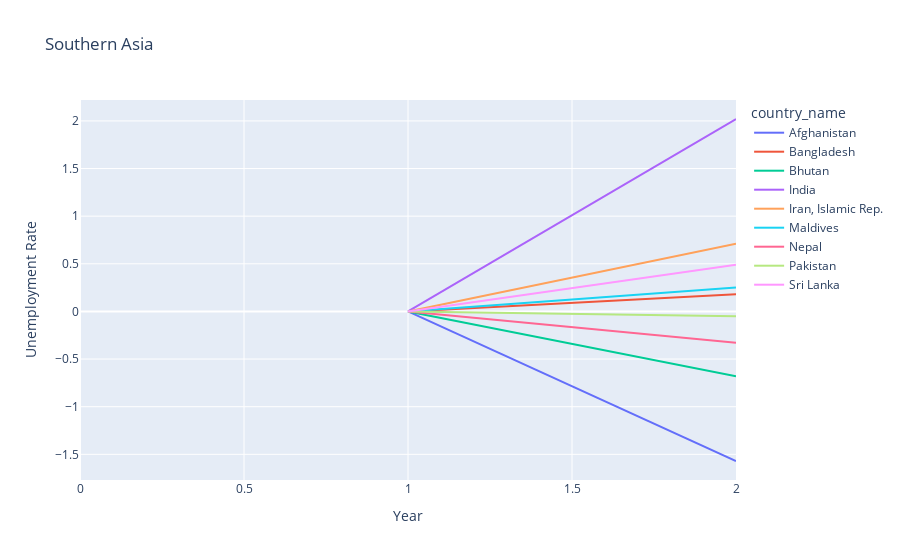
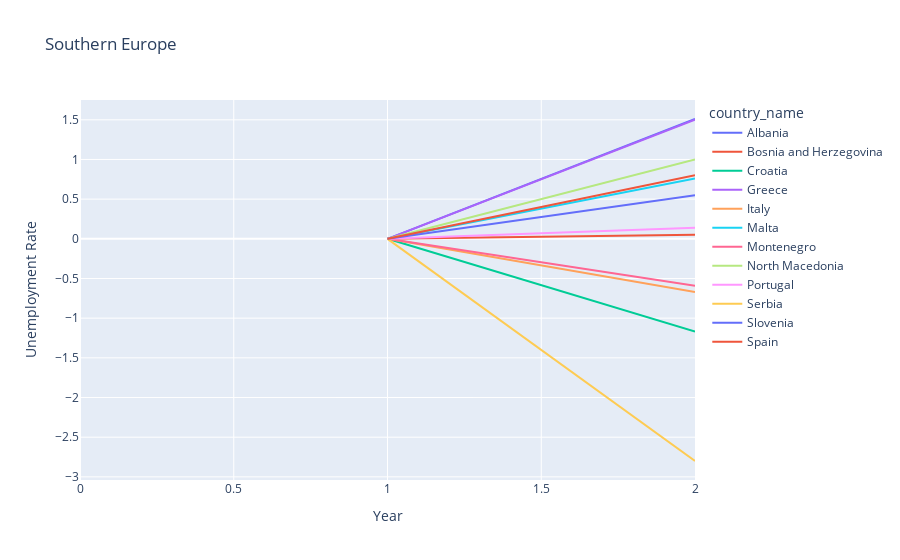
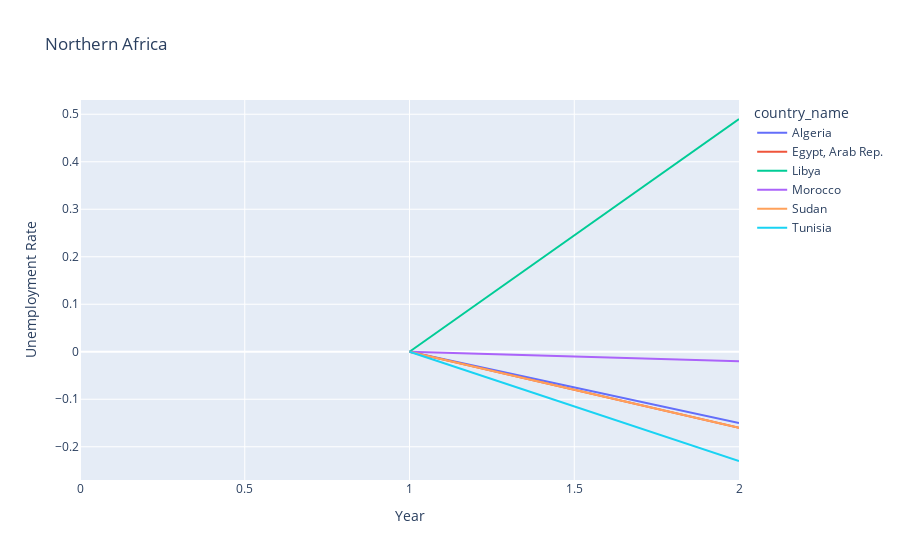
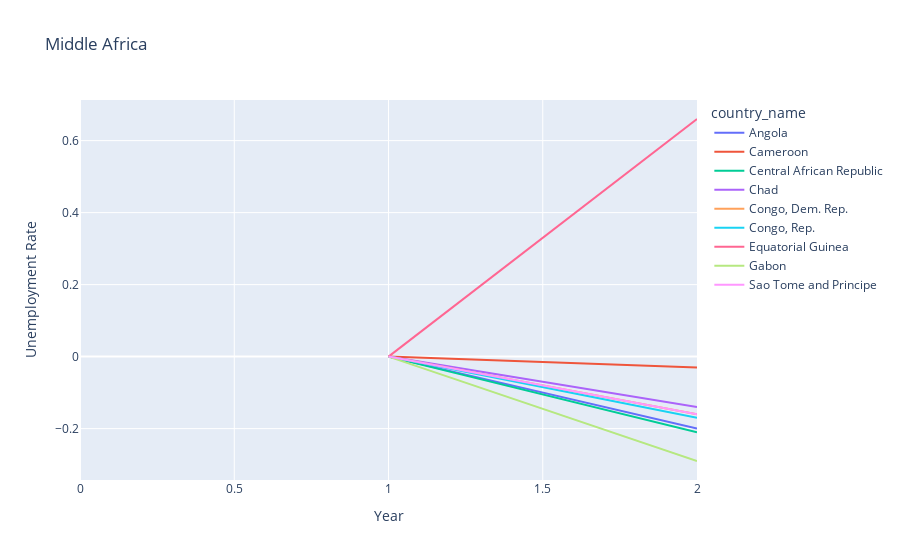

These figures' notebook cell, in order:
### Code cell
#for i in range(len(sub_regions)):
for i in range(len(sub_regions)):
    fig = px.line(data_n[countries[i]],title = sub_regions[i],labels={
        'index':'Year','value':'Unemployment Rate'
    })
    fig.show()

### Figure 1 — Plotly figure (JSON) as saved in the notebook; plotly's stock layout.template omitted (floating-point values rounded to 4 significant figures)
{"data": [{"hovertemplate": "country_name=Afghanistan<br>Year=%{x}<br>Unemployment Rate=%{y}<extra></extra>", "legendgroup": "Afghanistan", "line": {"color": "#636efa", "dash": "solid"}, "marker": {"symbol": "circle"}, "mode": "lines", "name": "Afghanistan", "orientation": "v", "showlegend": true, "type": "scatter", "x": [0, 1, 2], "xaxis": "x", "y": ["AFG", 0, -1.57], "yaxis": "y"}, {"hovertemplate": "country_name=Bangladesh<br>Year=%{x}<br>Unemployment Rate=%{y}<extra></extra>", "legendgroup": "Bangladesh", "line": {"color": "#EF553B", "dash": "solid"}, "marker": {"symbol": "circle"}, "mode": "lines", "name": "Bangladesh", "orientation": "v", "showlegend": true, "type": "scatter", "x": [0, 1, 2], "xaxis": "x", "y": ["BGD", 0, 0.18], "yaxis": "y"}, {"hovertemplate": "country_name=Bhutan<br>Year=%{x}<br>Unemployment Rate=%{y}<extra></extra>", "legendgroup": "Bhutan", "line": {"color": "#00cc96", "dash": "solid"}, "marker": {"symbol": "circle"}, "mode": "lines", "name": "Bhutan", "orientation": "v", "showlegend": true, "type": "scatter", "x": [0, 1, 2], "xaxis": "x", "y": ["BTN", 0, -0.68], "yaxis": "y"}, {"hovertemplate": "country_name=India<br>Year=%{x}<br>Unemployment Rate=%{y}<extra></extra>", "legendgroup": "India", "line": {"color": "#ab63fa", "dash": "solid"}, "marker": {"symbol": "circle"}, "mode": "lines", "name": "India", "orientation": "v", "showlegend": true, "type": "scatter", "x": [0, 1, 2], "xaxis": "x", "y": ["IND", 0, 2.02], "yaxis": "y"}, {"hovertemplate": "country_name=Iran, Islamic Rep.<br>Year=%{x}<br>Unemployment Rate=%{y}<extra></extra>", "legendgroup": "Iran, Islamic Rep.", "line": {"color": "#FFA15A", "dash": "solid"}, "marker": {"symbol": "circle"}, "mode": "lines", "name": "Iran, Islamic Rep.", "orientation": "v", "showlegend": true, "type": "scatter", "x": [0, 1, 2], "xaxis": "x", "y": ["IRN", 0, 0.71], "yaxis": "y"}, {"hovertemplate": "country_name=Maldives<br>Year=%{x}<br>Unemployment Rate=%{y}<extra></extra>", "legendgroup": "Maldives", "line": {"color": "#19d3f3", "dash": "solid"}, "marker": {"symbol": "circle"}, "mode": "lines", "name": "Maldives", "orientation": "v", "showlegend": true, "type": "scatter", "x": [0, 1, 2], "xaxis": "x", "y": ["MDV", 0, 0.25], "yaxis": "y"}, {"hovertemplate": "country_name=Nepal<br>Year=%{x}<br>Unemployment Rate=%{y}<extra></extra>", "legendgroup": "Nepal", "line": {"color": "#FF6692", "dash": "solid"}, "marker": {"symbol": "circle"}, "mode": "lines", "name": "Nepal", "orientation": "v", "showlegend": true, "type": "scatter", "x": [0, 1, 2], "xaxis": "x", "y": ["NPL", 0, -0.33], "yaxis": "y"}, {"hovertemplate": "country_name=Pakistan<br>Year=%{x}<br>Unemployment Rate=%{y}<extra></extra>", "legendgroup": "Pakistan", "line": {"color": "#B6E880", "dash": "solid"}, "marker": {"symbol": "circle"}, "mode": "lines", "name": "Pakistan", "orientation": "v", "showlegend": true, "type": "scatter", "x": [0, 1, 2], "xaxis": "x", "y": ["PAK", 0, -0.05], "yaxis": "y"}, {"hovertemplate": "country_name=Sri Lanka<br>Year=%{x}<br>Unemployment Rate=%{y}<extra></extra>", "legendgroup": "Sri Lanka", "line": {"color": "#FF97FF", "dash": "solid"}, "marker": {"symbol": "circle"}, "mode": "lines", "name": "Sri Lanka", "orientation": "v", "showlegend": true, "type": "scatter", "x": [0, 1, 2], "xaxis": "x", "y": ["LKA", 0, 0.49], "yaxis": "y"}], "layout": {"legend": {"title": {"text": "country_name"}, "tracegroupgap": 0}, "title": {"text": "Southern Asia"}, "xaxis": {"anchor": "y", "domain": [0, 1], "title": {"text": "Year"}}, "yaxis": {"anchor": "x", "domain": [0, 1], "title": {"text": "Unemployment Rate"}}}}

### Figure 2 — Plotly figure (JSON) as saved in the notebook; plotly's stock layout.template omitted (floating-point values rounded to 4 significant figures)
{"data": [{"hovertemplate": "country_name=Albania<br>Year=%{x}<br>Unemployment Rate=%{y}<extra></extra>", "legendgroup": "Albania", "line": {"color": "#636efa", "dash": "solid"}, "marker": {"symbol": "circle"}, "mode": "lines", "name": "Albania", "orientation": "v", "showlegend": true, "type": "scatter", "x": [0, 1, 2], "xaxis": "x", "y": ["ALB", 0, 1.51], "yaxis": "y"}, {"hovertemplate": "country_name=Bosnia and Herzegovina<br>Year=%{x}<br>Unemployment Rate=%{y}<extra></extra>", "legendgroup": "Bosnia and Herzegovina", "line": {"color": "#EF553B", "dash": "solid"}, "marker": {"symbol": "circle"}, "mode": "lines", "name": "Bosnia and Herzegovina", "orientation": "v", "showlegend": true, "type": "scatter", "x": [0, 1, 2], "xaxis": "x", "y": ["BIH", 0, 0.05], "yaxis": "y"}, {"hovertemplate": "country_name=Croatia<br>Year=%{x}<br>Unemployment Rate=%{y}<extra></extra>", "legendgroup": "Croatia", "line": {"color": "#00cc96", "dash": "solid"}, "marker": {"symbol": "circle"}, "mode": "lines", "name": "Croatia", "orientation": "v", "showlegend": true, "type": "scatter", "x": [0, 1, 2], "xaxis": "x", "y": ["HRV", 0, -1.17], "yaxis": "y"}, {"hovertemplate": "country_name=Greece<br>Year=%{x}<br>Unemployment Rate=%{y}<extra></extra>", "legendgroup": "Greece", "line": {"color": "#ab63fa", "dash": "solid"}, "marker": {"symbol": "circle"}, "mode": "lines", "name": "Greece", "orientation": "v", "showlegend": true, "type": "scatter", "x": [0, 1, 2], "xaxis": "x", "y": ["GRC", 0, 1.5], "yaxis": "y"}, {"hovertemplate": "country_name=Italy<br>Year=%{x}<br>Unemployment Rate=%{y}<extra></extra>", "legendgroup": "Italy", "line": {"color": "#FFA15A", "dash": "solid"}, "marker": {"symbol": "circle"}, "mode": "lines", "name": "Italy", "orientation": "v", "showlegend": true, "type": "scatter", "x": [0, 1, 2], "xaxis": "x", "y": ["ITA", 0, -0.67], "yaxis": "y"}, {"hovertemplate": "country_name=Malta<br>Year=%{x}<br>Unemployment Rate=%{y}<extra></extra>", "legendgroup": "Malta", "line": {"color": "#19d3f3", "dash": "solid"}, "marker": {"symbol": "circle"}, "mode": "lines", "name": "Malta", "orientation": "v", "showlegend": true, "type": "scatter", "x": [0, 1, 2], "xaxis": "x", "y": ["MLT", 0, 0.76], "yaxis": "y"}, {"hovertemplate": "country_name=Montenegro<br>Year=%{x}<br>Unemployment Rate=%{y}<extra></extra>", "legendgroup": "Montenegro", "line": {"color": "#FF6692", "dash": "solid"}, "marker": {"symbol": "circle"}, "mode": "lines", "name": "Montenegro", "orientation": "v", "showlegend": true, "type": "scatter", "x": [0, 1, 2], "xaxis": "x", "y": ["MNE", 0, -0.59], "yaxis": "y"}, {"hovertemplate": "country_name=North Macedonia<br>Year=%{x}<br>Unemployment Rate=%{y}<extra></extra>", "legendgroup": "North Macedonia", "line": {"color": "#B6E880", "dash": "solid"}, "marker": {"symbol": "circle"}, "mode": "lines", "name": "North Macedonia", "orientation": "v", "showlegend": true, "type": "scatter", "x": [0, 1, 2], "xaxis": "x", "y": ["MKD", 0, 1], "yaxis": "y"}, {"hovertemplate": "country_name=Portugal<br>Year=%{x}<br>Unemployment Rate=%{y}<extra></extra>", "legendgroup": "Portugal", "line": {"color": "#FF97FF", "dash": "solid"}, "marker": {"symbol": "circle"}, "mode": "lines", "name": "Portugal", "orientation": "v", "showlegend": true, "type": "scatter", "x": [0, 1, 2], "xaxis": "x", "y": ["PRT", 0, 0.14], "yaxis": "y"}, {"hovertemplate": "country_name=Serbia<br>Year=%{x}<br>Unemployment Rate=%{y}<extra></extra>", "legendgroup": "Serbia", "line": {"color": "#FECB52", "dash": "solid"}, "marker": {"symbol": "circle"}, "mode": "lines", "name": "Serbia", "orientation": "v", "showlegend": true, "type": "scatter", "x": [0, 1, 2], "xaxis": "x", "y": ["SRB", 0, -2.8], "yaxis": "y"}, {"hovertemplate": "country_name=Slovenia<br>Year=%{x}<br>Unemployment Rate=%{y}<extra></extra>", "legendgroup": "Slovenia", "line": {"color": "#636efa", "dash": "solid"}, "marker": {"symbol": "circle"}, "mode": "lines", "name": "Slovenia", "orientation": "v", "showlegend": true, "type": "scatter", "x": [0, 1, 2], "xaxis": "x", "y": ["SVN", 0, 0.55], "yaxis": "y"}, {"hovertemplate": "country_name=Spain<br>Year=%{x}<br>Unemployment Rate=%{y}<extra></extra>", "legendgroup": "Spain", "line": {"color": "#EF553B", "dash": "solid"}, "marker": {"symbol": "circle"}, "mode": "lines", "name": "Spain", "orientation": "v", "showlegend": true, "type": "scatter", "x": [0, 1, 2], "xaxis": "x", "y": ["ESP", 0, 0.8], "yaxis": "y"}], "layout": {"legend": {"title": {"text": "country_name"}, "tracegroupgap": 0}, "title": {"text": "Southern Europe"}, "xaxis": {"anchor": "y", "domain": [0, 1], "title": {"text": "Year"}}, "yaxis": {"anchor": "x", "domain": [0, 1], "title": {"text": "Unemployment Rate"}}}}

### Figure 3 — Plotly figure (JSON) as saved in the notebook; plotly's stock layout.template omitted (floating-point values rounded to 4 significant figures)
{"data": [{"hovertemplate": "country_name=Algeria<br>Year=%{x}<br>Unemployment Rate=%{y}<extra></extra>", "legendgroup": "Algeria", "line": {"color": "#636efa", "dash": "solid"}, "marker": {"symbol": "circle"}, "mode": "lines", "name": "Algeria", "orientation": "v", "showlegend": true, "type": "scatter", "x": [0, 1, 2], "xaxis": "x", "y": ["DZA", 0, -0.15], "yaxis": "y"}, {"hovertemplate": "country_name=Egypt, Arab Rep.<br>Year=%{x}<br>Unemployment Rate=%{y}<extra></extra>", "legendgroup": "Egypt, Arab Rep.", "line": {"color": "#EF553B", "dash": "solid"}, "marker": {"symbol": "circle"}, "mode": "lines", "name": "Egypt, Arab Rep.", "orientation": "v", "showlegend": true, "type": "scatter", "x": [0, 1, 2], "xaxis": "x", "y": ["EGY", 0, -0.16], "yaxis": "y"}, {"hovertemplate": "country_name=Libya<br>Year=%{x}<br>Unemployment Rate=%{y}<extra></extra>", "legendgroup": "Libya", "line": {"color": "#00cc96", "dash": "solid"}, "marker": {"symbol": "circle"}, "mode": "lines", "name": "Libya", "orientation": "v", "showlegend": true, "type": "scatter", "x": [0, 1, 2], "xaxis": "x", "y": ["LBY", 0, 0.49], "yaxis": "y"}, {"hovertemplate": "country_name=Morocco<br>Year=%{x}<br>Unemployment Rate=%{y}<extra></extra>", "legendgroup": "Morocco", "line": {"color": "#ab63fa", "dash": "solid"}, "marker": {"symbol": "circle"}, "mode": "lines", "name": "Morocco", "orientation": "v", "showlegend": true, "type": "scatter", "x": [0, 1, 2], "xaxis": "x", "y": ["MAR", 0, -0.02], "yaxis": "y"}, {"hovertemplate": "country_name=Sudan<br>Year=%{x}<br>Unemployment Rate=%{y}<extra></extra>", "legendgroup": "Sudan", "line": {"color": "#FFA15A", "dash": "solid"}, "marker": {"symbol": "circle"}, "mode": "lines", "name": "Sudan", "orientation": "v", "showlegend": true, "type": "scatter", "x": [0, 1, 2], "xaxis": "x", "y": ["SDN", 0, -0.16], "yaxis": "y"}, {"hovertemplate": "country_name=Tunisia<br>Year=%{x}<br>Unemployment Rate=%{y}<extra></extra>", "legendgroup": "Tunisia", "line": {"color": "#19d3f3", "dash": "solid"}, "marker": {"symbol": "circle"}, "mode": "lines", "name": "Tunisia", "orientation": "v", "showlegend": true, "type": "scatter", "x": [0, 1, 2], "xaxis": "x", "y": ["TUN", 0, -0.23], "yaxis": "y"}], "layout": {"legend": {"title": {"text": "country_name"}, "tracegroupgap": 0}, "title": {"text": "Northern Africa"}, "xaxis": {"anchor": "y", "domain": [0, 1], "title": {"text": "Year"}}, "yaxis": {"anchor": "x", "domain": [0, 1], "title": {"text": "Unemployment Rate"}}}}

### Figure 4 — Plotly figure (JSON) as saved in the notebook; plotly's stock layout.template omitted (floating-point values rounded to 4 significant figures)
{"data": [{"hovertemplate": "country_name=Angola<br>Year=%{x}<br>Unemployment Rate=%{y}<extra></extra>", "legendgroup": "Angola", "line": {"color": "#636efa", "dash": "solid"}, "marker": {"symbol": "circle"}, "mode": "lines", "name": "Angola", "orientation": "v", "showlegend": true, "type": "scatter", "x": [0, 1, 2], "xaxis": "x", "y": ["AGO", 0, -0.2], "yaxis": "y"}, {"hovertemplate": "country_name=Cameroon<br>Year=%{x}<br>Unemployment Rate=%{y}<extra></extra>", "legendgroup": "Cameroon", "line": {"color": "#EF553B", "dash": "solid"}, "marker": {"symbol": "circle"}, "mode": "lines", "name": "Cameroon", "orientation": "v", "showlegend": true, "type": "scatter", "x": [0, 1, 2], "xaxis": "x", "y": ["CMR", 0, -0.03], "yaxis": "y"}, {"hovertemplate": "country_name=Central African Republic<br>Year=%{x}<br>Unemployment Rate=%{y}<extra></extra>", "legendgroup": "Central African Republic", "line": {"color": "#00cc96", "dash": "solid"}, "marker": {"symbol": "circle"}, "mode": "lines", "name": "Central African Republic", "orientation": "v", "showlegend": true, "type": "scatter", "x": [0, 1, 2], "xaxis": "x", "y": ["CAF", 0, -0.21], "yaxis": "y"}, {"hovertemplate": "country_name=Chad<br>Year=%{x}<br>Unemployment Rate=%{y}<extra></extra>", "legendgroup": "Chad", "line": {"color": "#ab63fa", "dash": "solid"}, "marker": {"symbol": "circle"}, "mode": "lines", "name": "Chad", "orientation": "v", "showlegend": true, "type": "scatter", "x": [0, 1, 2], "xaxis": "x", "y": ["TCD", 0, -0.14], "yaxis": "y"}, {"hovertemplate": "country_name=Congo, Dem. Rep.<br>Year=%{x}<br>Unemployment Rate=%{y}<extra></extra>", "legendgroup": "Congo, Dem. Rep.", "line": {"color": "#FFA15A", "dash": "solid"}, "marker": {"symbol": "circle"}, "mode": "lines", "name": "Congo, Dem. Rep.", "orientation": "v", "showlegend": true, "type": "scatter", "x": [0, 1, 2], "xaxis": "x", "y": ["COD", 0, -0.16], "yaxis": "y"}, {"hovertemplate": "country_name=Congo, Rep.<br>Year=%{x}<br>Unemployment Rate=%{y}<extra></extra>", "legendgroup": "Congo, Rep.", "line": {"color": "#19d3f3", "dash": "solid"}, "marker": {"symbol": "circle"}, "mode": "lines", "name": "Congo, Rep.", "orientation": "v", "showlegend": true, "type": "scatter", "x": [0, 1, 2], "xaxis": "x", "y": ["COG", 0, -0.17], "yaxis": "y"}, {"hovertemplate": "country_name=Equatorial Guinea<br>Year=%{x}<br>Unemployment Rate=%{y}<extra></extra>", "legendgroup": "Equatorial Guinea", "line": {"color": "#FF6692", "dash": "solid"}, "marker": {"symbol": "circle"}, "mode": "lines", "name": "Equatorial Guinea", "orientation": "v", "showlegend": true, "type": "scatter", "x": [0, 1, 2], "xaxis": "x", "y": ["GNQ", 0, 0.66], "yaxis": "y"}, {"hovertemplate": "country_name=Gabon<br>Year=%{x}<br>Unemployment Rate=%{y}<extra></extra>", "legendgroup": "Gabon", "line": {"color": "#B6E880", "dash": "solid"}, "marker": {"symbol": "circle"}, "mode": "lines", "name": "Gabon", "orientation": "v", "showlegend": true, "type": "scatter", "x": [0, 1, 2], "xaxis": "x", "y": ["GAB", 0, -0.29], "yaxis": "y"}, {"hovertemplate": "country_name=Sao Tome and Principe<br>Year=%{x}<br>Unemployment Rate=%{y}<extra></extra>", "legendgroup": "Sao Tome and Principe", "line": {"color": "#FF97FF", "dash": "solid"}, "marker": {"symbol": "circle"}, "mode": "lines", "name": "Sao Tome and Principe", "orientation": "v", "showlegend": true, "type": "scatter", "x": [0, 1, 2], "xaxis": "x", "y": ["STP", 0, -0.16], "yaxis": "y"}], "layout": {"legend": {"title": {"text": "country_name"}, "tracegroupgap": 0}, "title": {"text": "Middle Africa"}, "xaxis": {"anchor": "y", "domain": [0, 1], "title": {"text": "Year"}}, "yaxis": {"anchor": "x", "domain": [0, 1], "title": {"text": "Unemployment Rate"}}}}
